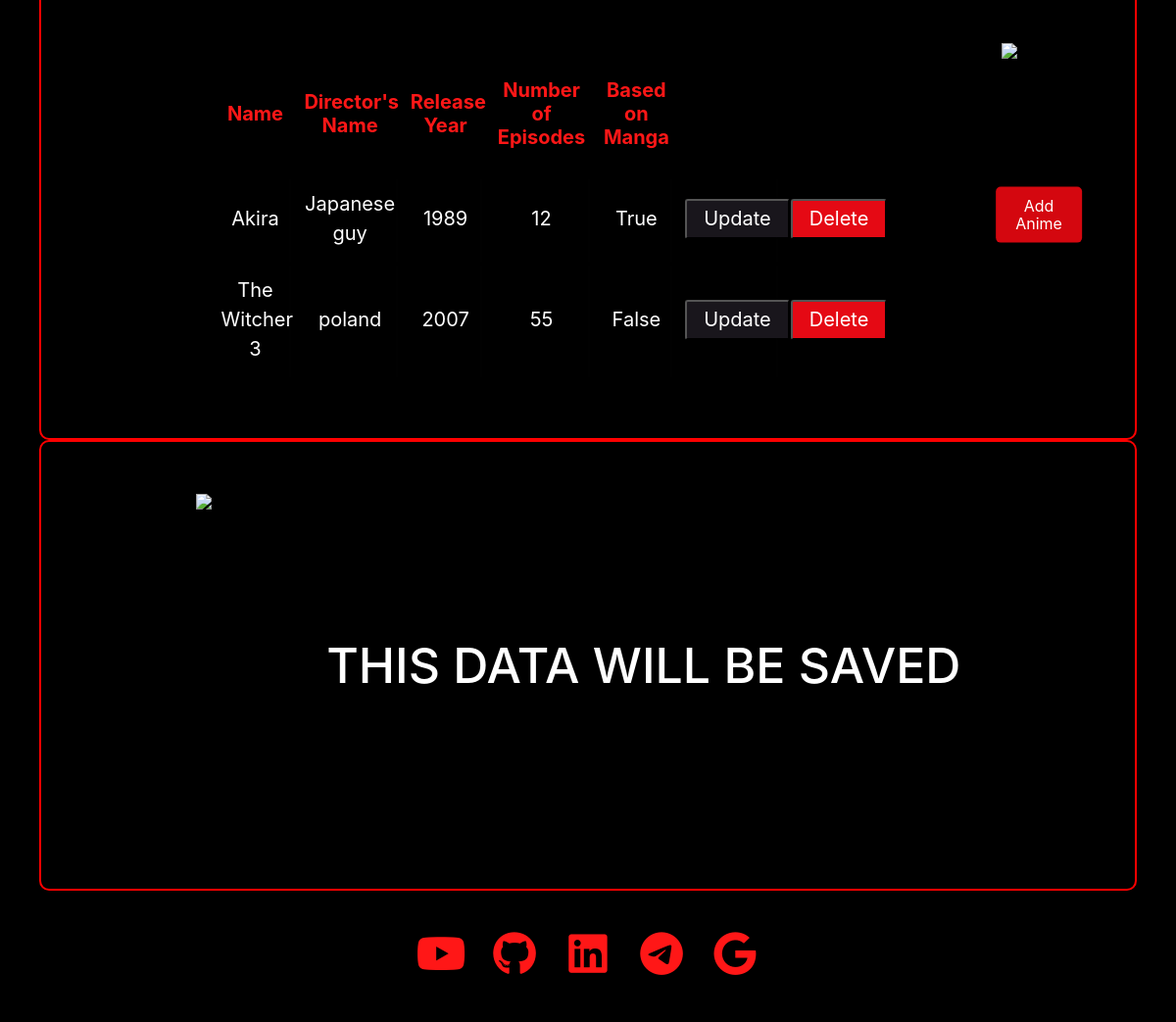
Before: / (signed in, lower part) with the older database file.
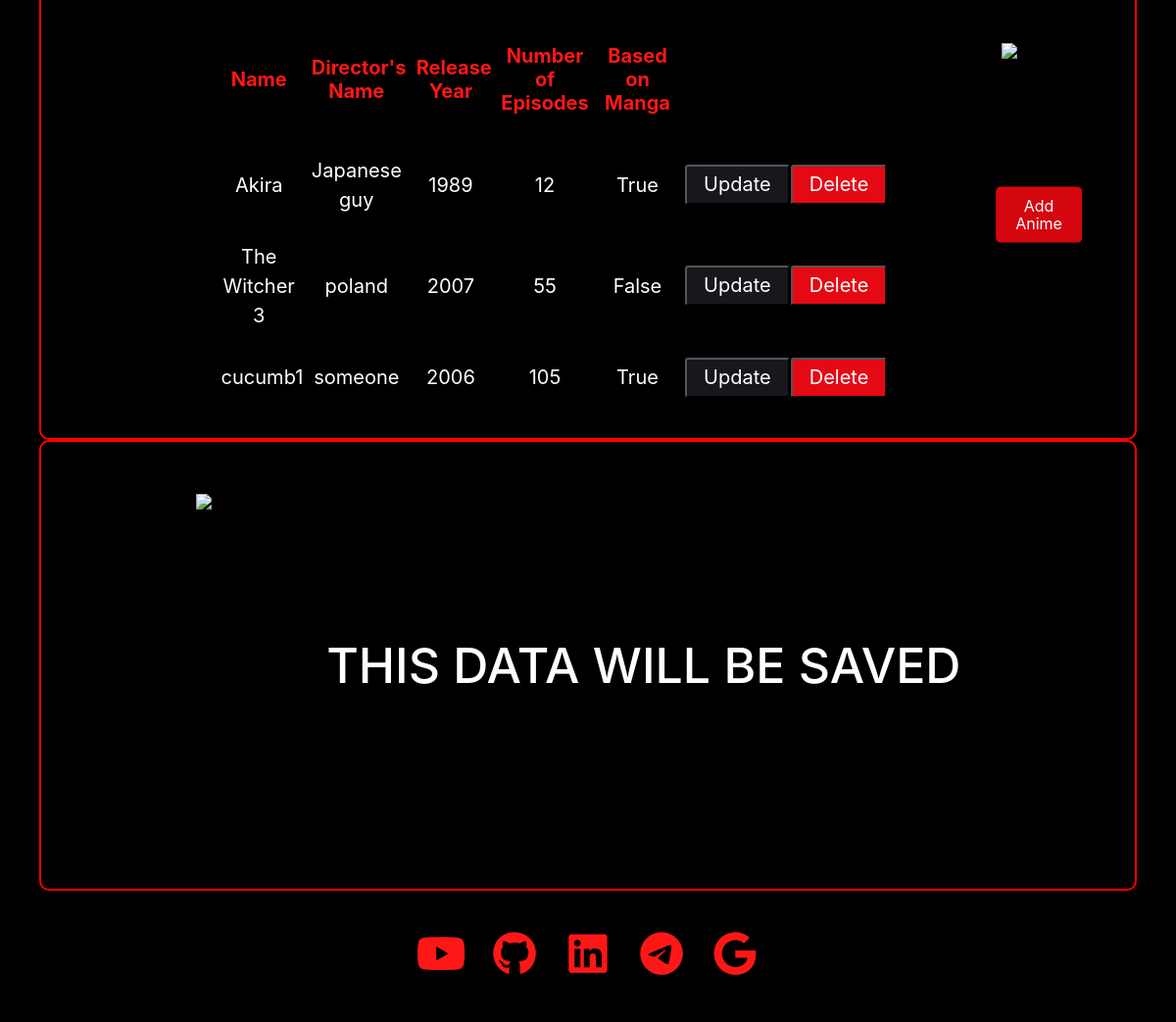
After: the same page with the newer database file.
### series/models.py (models this page shows, shortened)
class Anime(models.Model):
    user = models.ForeignKey(User, on_delete=models.CASCADE, null=True, blank=True)
    eng_name = models.CharField(max_length=200, blank=False, null=True)
    director_name = models.CharField(max_length=100, blank=False, null=True)
    release_year = models.IntegerField(blank=True, null=True)
    episodes_number = models.IntegerField(blank=True, null=True)
    is_based_on_manga = models.BooleanField(default=False)

### series/views.py (the view)
# urls.py: path('', HomePageView.as_view(), name='home'),
class HomePageView(TemplateView):
    template_name = 'home.html'
    def get_context_data(self, **kwargs):
        context = super().get_context_data(**kwargs)
        if self.request.user.is_authenticated:
            animes = Anime.objects.filter(user=self.request.user)
        else:
            animes = Anime.objects.none()
        context['animes'] = animes
        return context

### templates/home.html (shortened to what this page needs)
{% load static %}
<!DOCTYPE html>
<html lang="en">
  <head>
    <link rel="stylesheet" href="https://maxst.icons8.com/vue-static/landings/line-awesome/line-awesome/1.3.0/css/line-awesome.min.css">
    <link rel="stylesheet" href="https://cdnjs.cloudflare.com/ajax/libs/normalize/8.0.1/normalize.css" />
  </head>
  <body>
    <div class="container1">
          <table class="container">
            <thead>
              <tr>
                <th><h1>Name</h1></th>
                <th><h1>Director's Name</h1></th>
                <th><h1>Release Year</h1></th>
                <th><h1>Number of Episodes</h1></th>
                <th><h1>Based on Manga</h1></th>
              </tr>
            </thead>
              {% if animes %}
              {% for anime in animes %}
                <tr class="white-text">
                  <td>{{ anime.eng_name }}</td>
                  <td>{{ anime.director_name }}</td>
                  <td>{{ anime.release_year }}</td>
                  <td>{{ anime.episodes_number }}</td>
                  <td>{{ anime.is_based_on_manga }}</td>
                  <td><button type="button" class='buttons-update' onclick="location.href='{% url 'update_anime' anime.pk %}'">Update</button></td>
                  <td><button class='buttons-red' onclick="return confirm('Are you sure you want to delete this anime?') ? location.href='{% url 'delete_anime' anime.pk %}' : false;">Delete</button></td>
                </tr>
                <tbody>
              {% endfor %}
            {% else %}
              <tr><td colspan="7">No animes created yet.</td></tr>
            {% endif %}
          </table>
          <div class="image-container">
          <button class="centered-button" onclick="location.href='{% url 'create_anime' %}'">Add Anime</button>
        </div>
        </div>
      <div class="container1">
          <div class="image">
            <img class="logo-left" src="https://assets.nflxext.com/ffe/siteui/acquisition/ourStory/fuji/desktop/mobile.png">
          </div>
          <div class="text">
              <h1 class="big-text-center">THIS DATA WILL BE SAVED</h1>
          </div>
      </div>
        {% include "footer.html" %}
  </body>
</html>

### templates/footer.html (shortened to what this page needs)
{% extends "main.html" %}
{% load static %}
{% block content %}
<link rel="stylesheet" href="https://maxst.icons8.com/vue-static/landings/line-awesome/line-awesome/1.3.0/css/line-awesome.min.css">
<link rel="stylesheet" href="https://cdnjs.cloudflare.com/ajax/libs/normalize/8.0.1/normalize.css" />
<footer>
    <div class="footer__row__1">
      <div id="social-icons">
        <a href="" target="_blank" id="ytb">
          <i class="fab fa-youtube"></i>
        </a>
        <a href="https://github.com/boiko88" target="_blank" id="ytb">
          <i class="fab fa-github"></i>
        </a>
        <a href="" target="_blank" id="ytb">
          <i class="fab fa-linkedin"></i>
        </a>
        <a href="" target="_blank" id="ytb">
          <i class="fab fa-telegram"></i>
        </a>
        <a href="" target="_blank" id="ytb">
          <i class="fab fa-google"></i>
        </a>
      </div>
    </div>
</footer>
{% endblock content %}

### templates/main.html (shortened to what this page needs)
{% load static %}
<!DOCTYPE html>
<html>
    <head>
        <link rel="stylesheet" href="{% static 'css/main.css' %}">
        <link rel="stylesheet" href="{% static 'js/main.js' %}">
        <link rel="stylesheet" href="https://cdn.jsdelivr.net/npm/bootstrap@4.0.0/dist/css/bootstrap.min.css">
    </head>
        {% block content %}
        {% endblock content %}
    <link rel="stylesheet" href="{% static 'css/main.css' %}">
</html>

### static/css/main.css (style rules this page uses)
.logo-left { display: flex; flex-direction: column; align-items: center; justify-content: center; align-self: center; transition: all 0.2s ease; margin-right: 60px; }
.buttons-red { background-color: #e50914; padding: 7px 17px; color: white; display: flex; flex-direction: row; border-radius: 3px; transition: background-color 0.3s ease; cursor: pointer; margin-right: 20px; }
.buttons-update { background-color: #19161c; padding: 7px 17px; color: white; display: flex; flex-direction: row; border-radius: 3px; transition: background-color 0.3s ease; cursor: pointer; }
.centered-button { position: absolute; top: 50%; left: 50%; transform: translate(-50%, -50%); background-color: #d4070f; color: white; padding: 10px 20px; border: none; border-radius: 5px; cursor: pointer; margin-top: 0px; margin-left: 60px; }
.image-container { position: relative; display: inline-block; }
.container1 { position: relative; width: 100%; min-height: 460px; background-color: black; margin-top: 0px; display: flex; flex-direction: row; align-items: center; justify-content: space-evenly; text-align: left; padding: 120px; border: 2px solid red; border-radius: 10px; width: calc(100% - 80px); }
.container1 .text { padding: 20px; }
.container1 img { display: flex; justify-content: center; flex-direction: row; object-fit: contain; object-position: center; align-self: center; max-width: 100%; height: 350px; }
.container1 .image { display: flex; justify-content: center; flex-direction: row; align-items: center; align-self: center; object-fit: contain; }
.text { color: white; display: flex; flex-direction: column; align-items: flex-start; justify-content: flex-start; align-self: center; align-content: center; }
.text h1 { font-size: 3.125rem; }
.white-text { color: white; font-size: 1.25em; }
.big-text-center { color: white; font-size: 3em; text-align: center; text-shadow: 2px 2px 4px black; }
footer { padding: 2rem 20rem; justify-content: flex-start; text-align: left; align-items: flex-start; background-color: black; color:white; }
body { margin: 0; padding: 0; background: black; height: 100vh; display: flex; justify-content: space-evenly; align-items: center; flex-direction: column; align-content: center; }
#ytb { height: 70px; width: 75px; text-align: center; line-height: 60px; border: 3px solid transparent; color: #ff1717; font-size: 45px; transition: 0.5s; display: block; margin: 0 auto; }
#social-icons { display: flex; justify-content: center; flex-wrap: wrap; }
.container th h1 { font-weight: bold; font-size: 1.25em; text-align: center; color: #ff1717; }
.container td { font-weight: normal; font-size: 1em; -webkit-box-shadow:0 2px 2px-2px white; -moz-box-shadow:0 2px 2px -2px white; box-shadow: 0 2px 2px -2px white; }
.container { text-align: center; overflow: hidden; width: 80%; margin: 0 auto; display: table; padding: 0 0 8em 0; }
.container td, .container th { padding-bottom: 2%; padding-top: 2%; padding-left: 2%; }
.container tr:nth-child(odd) { background-color: black; }
.container th { background-color: black; }
.container td:first-child { color: white; }

Changed rows visible on the page:
added Anime: eng_name "cucumb1", director_name "someone", release_year "2006", episodes_number "105", is_based_on_manga "True"
